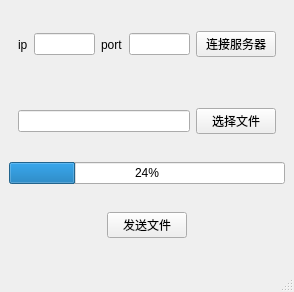
<?xml version="1.0" encoding="UTF-8"?>
<ui version="4.0">
 <class>MainWindow</class>
 <widget class="QMainWindow" name="MainWindow">
  <property name="geometry">
   <rect>
    <x>0</x>
    <y>0</y>
    <width>294</width>
    <height>292</height>
   </rect>
  </property>
  <property name="windowTitle">
   <string>MainWindow</string>
  </property>
  <widget class="QWidget" name="centralwidget">
   <layout class="QVBoxLayout" name="verticalLayout">
    <item>
     <widget class="QWidget" name="widget" native="true">
      <layout class="QHBoxLayout" name="horizontalLayout">
       <item>
        <widget class="QLabel" name="label">
         <property name="text">
          <string>ip</string>
         </property>
        </widget>
       </item>
       <item>
        <widget class="QLineEdit" name="ip"/>
       </item>
       <item>
        <widget class="QLabel" name="label_2">
         <property name="text">
          <string>port</string>
         </property>
        </widget>
       </item>
       <item>
        <widget class="QLineEdit" name="port"/>
       </item>
       <item>
        <widget class="QPushButton" name="connect">
         <property name="text">
          <string>连接服务器</string>
         </property>
        </widget>
       </item>
      </layout>
     </widget>
    </item>
    <item>
     <widget class="QWidget" name="widget_2" native="true">
      <layout class="QHBoxLayout" name="horizontalLayout_2">
       <item>
        <widget class="QLineEdit" name="FilePath"/>
       </item>
       <item>
        <widget class="QPushButton" name="selectFile">
         <property name="text">
          <string>选择文件</string>
         </property>
        </widget>
       </item>
      </layout>
     </widget>
    </item>
    <item>
     <widget class="QProgressBar" name="progressBar">
      <property name="enabled">
       <bool>true</bool>
      </property>
      <property name="value">
       <number>24</number>
      </property>
      <property name="textDirection">
       <enum>QProgressBar::TopToBottom</enum>
      </property>
     </widget>
    </item>
    <item>
     <widget class="QWidget" name="widget_3" native="true">
      <layout class="QHBoxLayout" name="horizontalLayout_3">
       <item>
        <spacer name="horizontalSpacer">
         <property name="orientation">
          <enum>Qt::Horizontal</enum>
         </property>
         <property name="sizeHint" stdset="0">
          <size>
           <width>80</width>
           <height>20</height>
          </size>
         </property>
        </spacer>
       </item>
       <item>
        <widget class="QPushButton" name="sendFile">
         <property name="text">
          <string>发送文件</string>
         </property>
        </widget>
       </item>
       <item>
        <spacer name="horizontalSpacer_2">
         <property name="orientation">
          <enum>Qt::Horizontal</enum>
         </property>
         <property name="sizeHint" stdset="0">
          <size>
           <width>80</width>
           <height>20</height>
          </size>
         </property>
        </spacer>
       </item>
      </layout>
     </widget>
    </item>
   </layout>
  </widget>
  <widget class="QMenuBar" name="menubar">
   <property name="geometry">
    <rect>
     <x>0</x>
     <y>0</y>
     <width>294</width>
     <height>21</height>
    </rect>
   </property>
  </widget>
  <widget class="QStatusBar" name="statusbar"/>
 </widget>
 <resources/>
 <connections/>
</ui>
